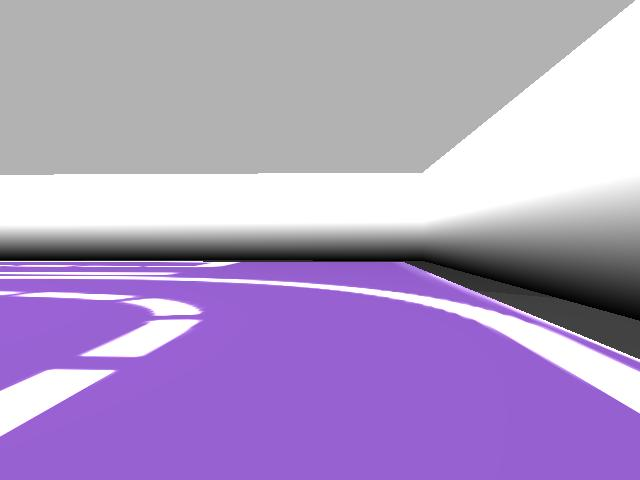
#> input picture assets/gazebo2.jpg, 640 x 480 px, found by its file name
$ python ground_view.py
#> lines starting #> are read from the running program, lines starting #| are printed output that depends on the picture; after the words box and inside, x2 and y2 are one past the last pixel; in counts of white or black regions, pixels touching at a corner belong together
import cv2
import matplotlib.pyplot as plt
import numpy as np
import time

frame = cv2.imread('gazebo2.jpg')
#> frame is the input picture: shape (480, 640, 3); mean B, G, R 196.5, 155.6, 175.5

top_x = 300	# adjust top width
top_y = 0  # adjust top height
bottom_x = 500	# adjust bot width
bottom_y = 237	# adjust bot height

cv_image_original = cv2.GaussianBlur(frame, (5, 5), 0)

frame = cv2.line(frame, (320 - top_x, 360 - top_y), (320 + top_x, 360 - top_y), (0, 0, 255), 1)
frame = cv2.line(frame, (320 - bottom_x, 240 + bottom_y), (320 + bottom_x, 240 + bottom_y), (0, 0, 255), 1)
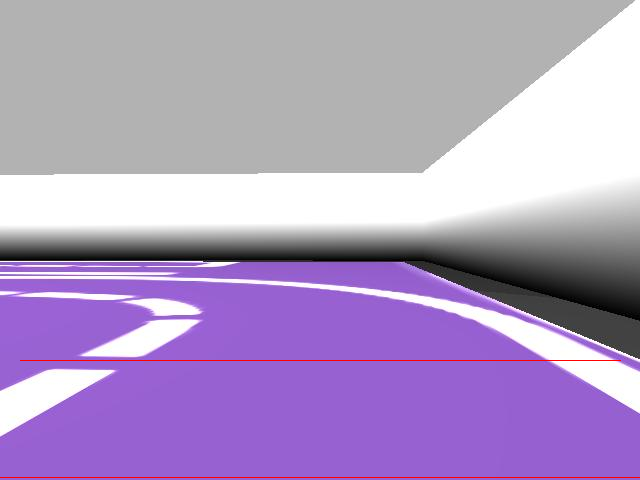
#> frame: shape (480, 640, 3); mean B, G, R 195.7, 155.2, 175.9
frame = cv2.line(frame, (320 + bottom_x, 240 + bottom_y), (320 + top_x, 360 - top_y), (0, 0, 255), 1)
#> frame: shape (480, 640, 3); 0.01% of pixels changed, all inside (x1, y1, x2, y2) = (621, 361, 640, 373)
frame = cv2.line(frame, (320 - bottom_x, 240 + bottom_y), (320 - top_x, 360 - top_y), (0, 0, 255), 1)
#> frame: shape (480, 640, 3); mean B, G, R 195.7, 155.1, 175.9

# homography transform process
# selecting 4 points from the original image
pts_src = np.array([
	[320 - top_x, 360 - top_y],
	[320 + top_x, 360 - top_y],
	[320 + bottom_x, 240 + bottom_y],
	[320 - bottom_x, 240 + bottom_y]])

# selecting 4 points from image that will be transformed
pts_dst = np.array([[200, 0], [800, 0], [800, 600], [200, 600]])

# finding homography matrix
h, status = cv2.findHomography(pts_src, pts_dst)

# homography process
cv_image_homography = cv2.warpPerspective(cv_image_original, h, (1000, 600))
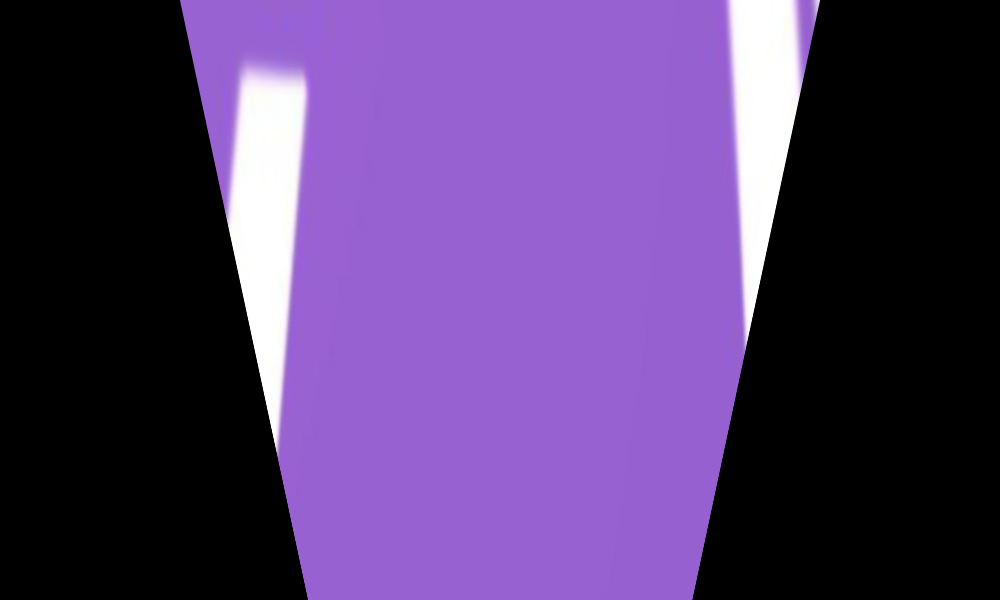
#> cv_image_homography: shape (600, 1000, 3); mean B, G, R 109.5, 58.2, 83.1
# crop_cv_image_homography = cv_image_homography[0:897, 116:883]

f = plt.figure()
f.add_subplot(1,2, 1)
plt.imshow(frame)
f.add_subplot(1,2, 2)
plt.imshow(cv_image_homography)
plt.show(block=True)
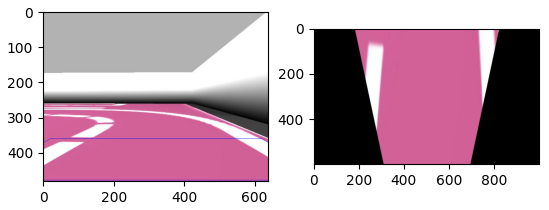
#> figure drawn by matplotlib, 2 panels; B, G, R data is drawn as R, G, B

plt.imshow(frame)
plt.imshow(cv_image_homography)
plt.show()
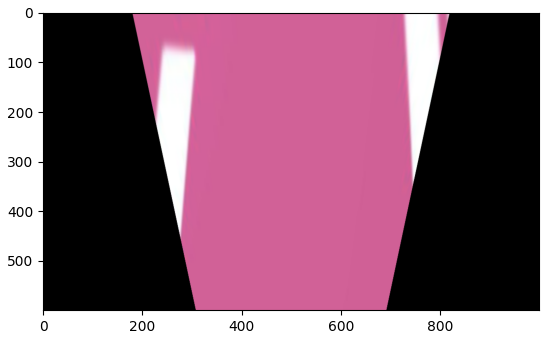
#> figure drawn by matplotlib, 1 panel; B, G, R data is drawn as R, G, B
